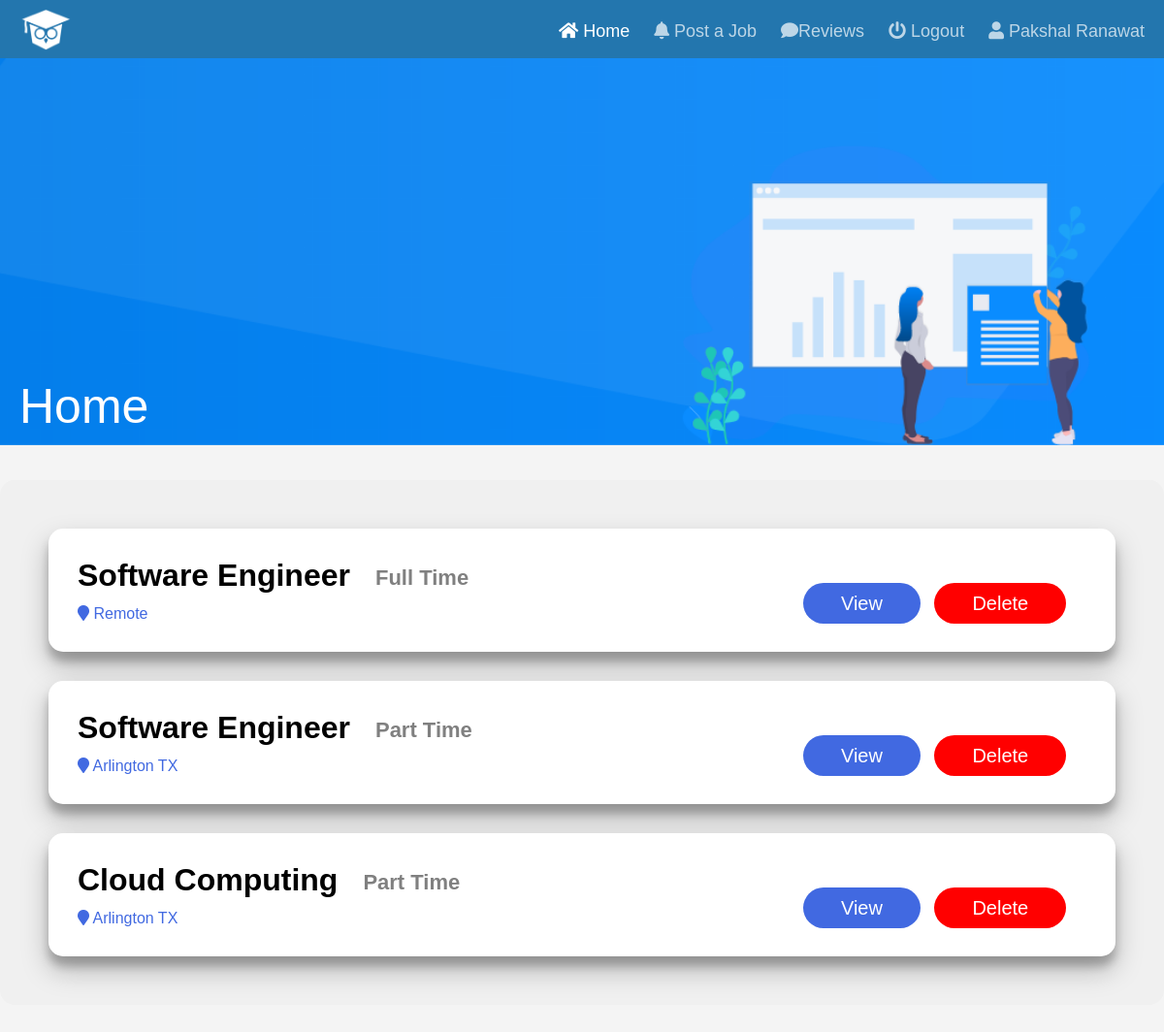
/CareerQuest/source_code/php/companyhome.php (signed in), run on the app's committed database.
### tables this page shows
CREATE TABLE `postajob` (
  `job_id` int(11) NOT NULL,
  `job_position` varchar(100) NOT NULL,
  `job_location` varchar(50) NOT NULL,
  `job_description` text NOT NULL,
  `job_type` varchar(20) NOT NULL,
  `company_no` int(11) NOT NULL
);

### CareerQuest/source_code/php/companyhome.php (the view, shortened to what this page needs)
<?php
include '_dbconnect.php';
$c_id = $_SESSION['sess_id'];
$sql = "SELECT job_id, job_position, job_location, job_description, job_type FROM postajob WHERE company_no = '$c_id'";
$result = mysqli_query($conn, $sql);
?>
<!DOCTYPE html>
<html lang="en">
<head>
    <link rel="stylesheet" href="../css/companyhome.css" />
    <link rel="stylesheet" href="../css/navbar.css" />
    <link rel="stylesheet" href="https://cdnjs.cloudflare.com/ajax/libs/font-awesome/5.14.0/css/all.min.css" />
</head>
<body>
    <nav class="navbar">
        <img src="../web_dev_img/dailysmarty.png" class="logo">
        <ul class="main-nav" id="js-menu">
            <li><a href="#" class="nav-links select-page"><i class="fa fa-home" aria-hidden="true"></i> Home</a></li>
            <li><a href="companypostajob.php" class="nav-links"><i class="fa fa-bell" aria-hidden="true"></i> Post a Job</a></li>
            <li><a href="company_reviews.php" class="nav-links"><i class="fa fa-comment" aria-hidden="true"></i>Reviews</a></li>
            <li><a href="logout.php" class="nav-links"><i class="fa fa-power-off" aria-hidden="true"></i> Logout</a></li>
            <li><a href="#" class="nav-links"><i class="fa fa-user" aria-hidden="true"></i> <?php echo $_SESSION['navname']; ?></a></li>
        </ul>
    </nav>
    <div class="image-text-box">
        <div class="bottom-left">Home</div>
    </div>
    <div class="super-container">
        <?php
        if (mysqli_num_rows($result) == 0) {
            echo '<h4 style="color:black;">No Job Posts</h4>';
        } else {
            while ($row = mysqli_fetch_assoc($result)) {
                echo '<div class="component">
                    <div class="job">
                        <h3>' . $row['job_position'] . '</h3>
                        <h4 class="job-type">' . $row['job_type'] . '</h4>
                    </div>
                    <div class="company-location">
                        <a class="locate"><i class="fa fa-map-marker" aria-hidden="true"></i><span> ' . $row['job_location'] . '</span></a>
                    </div>
                    <div class="application">
                        <a href="view_applicants.php?job_id=' . $row['job_id']  . '" class="apply-button view-button">View</a>
                        <a href="companyhome.php?delete_job_id=' . $row['job_id'] . '" class="apply-button delete-button" onclick="return confirm(\'Are you sure you want to delete this job?\');">Delete</a>
                    </div>
                </div>';
            }
        }
        ?>
    </div>
</body>
</html>

### CareerQuest/source_code/css/companyhome.css (style rules this page uses)
.super-container { margin-top: 50px; background: #f0f0f0; padding: 20px; border-radius: 15px; max-width: 1349px; margin: 35px auto; }
.component { border-radius: 15px; margin: 30px; background: white; padding: 30px; box-shadow: 0 14px 28px rgba(0, 0, 0, 0.25), 0 10px 10px rgba(0, 0, 0, 0.22); }
.job { display: flex; }
h4 { color: grey; display: inline-table; margin-top: 3px; padding: 10px 26px; font-size: 22px; border-radius: 23px; top: -5px; }
.job-type { position: relative; }
.company-location { display: flex; }
h3 { font-size: xx-large; }
.application { float: right; position: relative; top: -31px; right: 2%; }
.apply-button { text-decoration: none; color: white; padding: 10px 39px; border-radius: 23px; font-size: 20px; }
.view-button { background-color: #4169e1; }
.delete-button { background-color: #ff0000; margin-left: 10px; }
.company-location { color: gray; }
.locate { color: #4169e1; }

### CareerQuest/source_code/css/navbar.css (style rules this page uses)
* { box-sizing: border-box; padding: 0; margin: 0; }
body { font-family: "Josefin Sans", sans-serif; background-color: #f4f4f4; }
.navbar { background-color: #2376ae; font-size: 18px; height: 60px; }
.nav-links { text-decoration: none; color: rgba(255, 255, 255, 0.7) !important; }
.select-page { text-decoration: none; color: rgba(255, 255, 255, 1) !important; }
.logo { margin-top: 8px; height: 45px; position: relative; z-index: 5; }
.main-nav { list-style-type: none; }
.main-nav { display: flex; flex-direction: row; justify-content: flex-end; padding-bottom: 20px; margin-right: 20px; position: relative; top: -36px; }
.nav-links { padding-left: 25px; }
.image-text-box { background-image: url(../web_dev_img/bradcam.png); background-size: cover; background-repeat: no-repeat; height: 400px; background-position: 90% center; }
.bottom-left { position: relative; top: 330px; padding-left: 20px; color: rgba(255, 255, 255, 1); font-size: 50px; }

### data on the page
postajob: job_position "Software Engineer", job_type "Full Time", job_location "Remote"
postajob: job_position "Software Engineer", job_type "Part Time", job_location "Arlington TX"
postajob: job_position "Cloud Computing", job_type "Part Time", job_location "Arlington TX"

### other printed values
$_SESSION['navname'] "Pakshal Ranawat"
